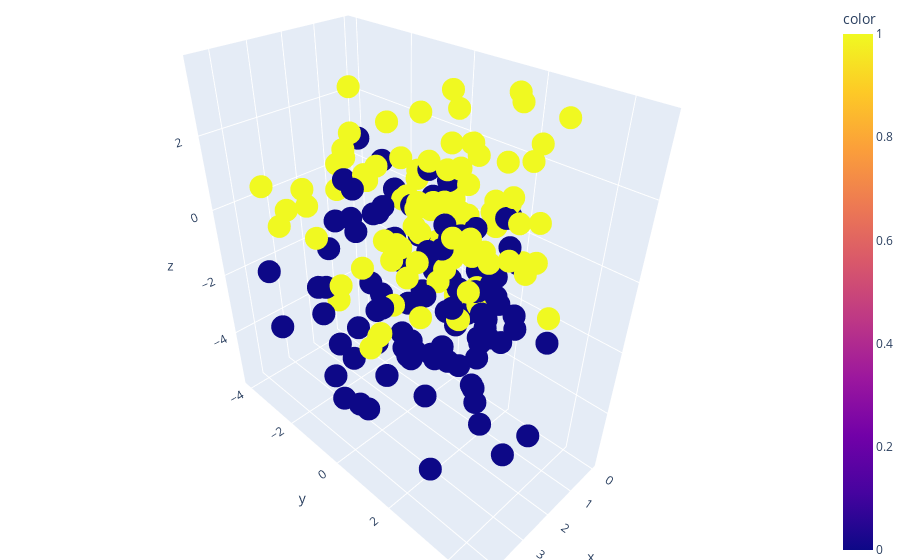

This figure's notebook cell:
### Code cell
# there are actually no clusters 
# data are linked in the forth dimension
# plot 3D 
fig = px.scatter_3d(x=X[:, 0],
                    y=X[:, 2],
                    z=X[:, 3],
                    color=int_labels,
                  size_max=0.1)

fig.update_layout(margin=dict(l=0, r=0, b=0, t=0))

### Figure 1 — Plotly figure (JSON) as saved in the notebook; plotly's stock layout.template omitted (floating-point values rounded to 4 significant figures; data arrays with more than 128 entries replaced by an {"elided": "..."} marker saying what was removed)
{"data": [{"hovertemplate": "x=%{x}<br>y=%{y}<br>z=%{z}<br>color=%{marker.color}<extra></extra>", "legendgroup": "", "marker": {"color": {"elided": "200 int values"}, "coloraxis": "coloraxis", "symbol": "circle"}, "mode": "markers", "name": "", "scene": "scene", "showlegend": false, "type": "scatter3d", "x": {"elided": "200 float values"}, "y": {"elided": "200 float values"}, "z": {"elided": "200 float values"}}], "layout": {"coloraxis": {"colorbar": {"title": {"text": "color"}}, "colorscale": [[0, "#0d0887"], [0.1111, "#46039f"], [0.2222, "#7201a8"], [0.3333, "#9c179e"], [0.4444, "#bd3786"], [0.5556, "#d8576b"], [0.6667, "#ed7953"], [0.7778, "#fb9f3a"], [0.8889, "#fdca26"], [1, "#f0f921"]]}, "legend": {"tracegroupgap": 0}, "margin": {"b": 0, "l": 0, "r": 0, "t": 0}, "scene": {"domain": {"x": [0, 1], "y": [0, 1]}, "xaxis": {"title": {"text": "x"}}, "yaxis": {"title": {"text": "y"}}, "zaxis": {"title": {"text": "z"}}}}}
